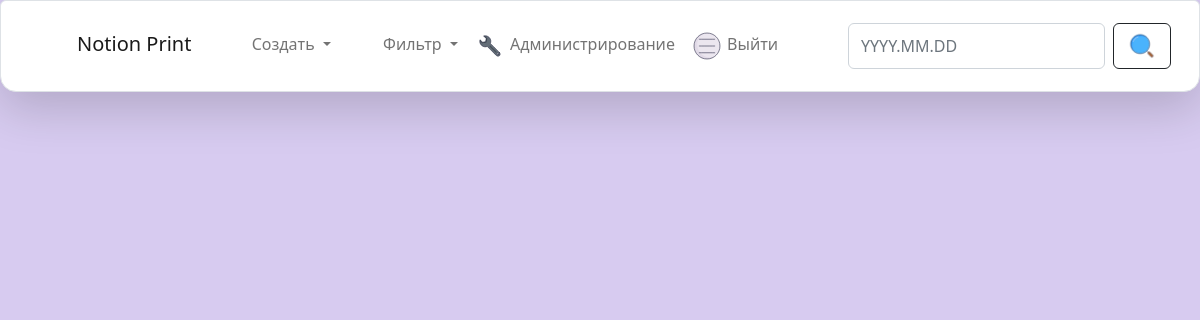
Page /?appoint_to__gte=2022-12-17&appoint_to__lt=2022-12-25 (signed in) on the earlier database version.
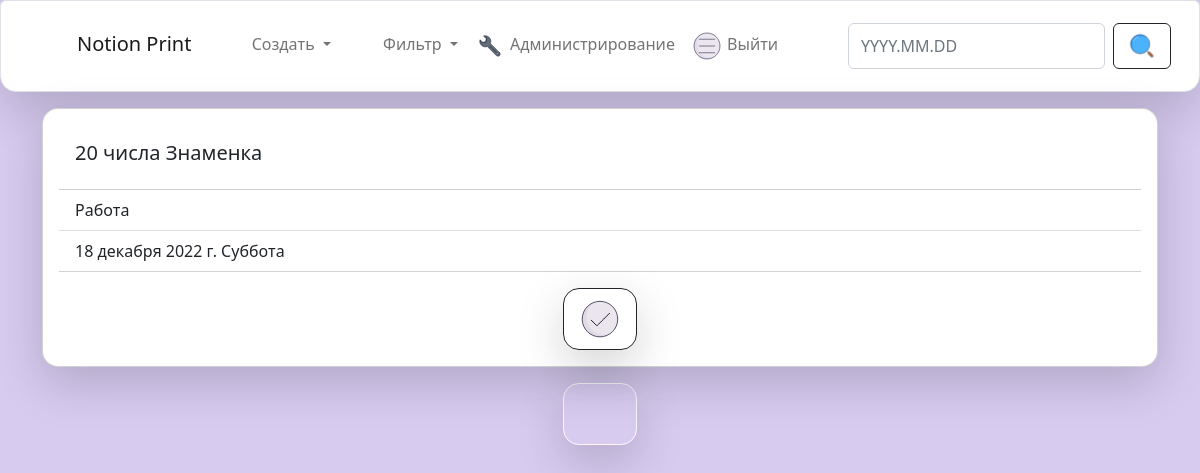
Same page on the later database version.
### Notion/models.py (models this page shows, shortened)
class Task(models.Model):
    title = models.CharField(max_length=255, db_index=True, verbose_name='Заголовок задачи')
    content = models.TextField(blank=True, verbose_name='Текст задачи')
    created_at = models.DateTimeField(auto_now_add=True, verbose_name='Создано')
    update_at = models.DateTimeField(auto_now=True, verbose_name='Изменено')
    appoint_to = models.DateField(verbose_name='Назначено на')
    photo = models.ImageField(upload_to='photos/%Y/%m/%d/',blank=True, verbose_name='Прикрепленное фото')
    active = models.BooleanField(default=True, verbose_name='Активна')
    typing = models.ForeignKey('Typing', on_delete=models.PROTECT, null=True, verbose_name='Тип задачи')
    class Meta:
        verbose_name = 'Задача'
        verbose_name_plural = 'Задачи'
        ordering = ['-created_at']

class Typing(models.Model):
    title = models.CharField(max_length=255, db_index=True, verbose_name='Тип задачи')
    def __str__(self) -> str:
        return self.title
    class Meta:
        verbose_name = 'Тип'
        verbose_name_plural = 'Типы'
        ordering = ['title']

### Notion/views.py (the view)
# urls.py: path('', Home.as_view(), name='home')
class Home(LoginRequiredMixin, ListView):
    model = Task
    template_name = 'Notion/home.html'
    login_url = '/login/'
    context_object_name = 'task_list'
    def get_context_data(self, **kwargs):
        context = super().get_context_data(**kwargs)
        context['weekday'] = get_weekday(self.current_date)
        context['now_date'] = get_now_date()
        return context
    def get(self, request, *args, **kwargs) -> HttpResponse:
        self.current_date = request.GET.get('search', get_now_date())
        self.appoint_to__gte = request.GET.get('appoint_to__gte', None)
        self.appoint_to__lt = request.GET.get('appoint_to__lt', None)
        return super().get(request, *args, **kwargs)
    def get_queryset(self):
        if self.appoint_to__gte!=None and self.appoint_to__lt!=None:
            return Task.objects.filter(active=True, appoint_to__gte=self.appoint_to__gte, appoint_to__lt=self.appoint_to__lt).select_related('typing')
        return Task.objects.filter(active=True, appoint_to=self.current_date).select_related('typing')

### Notion/templatetags/custom_filters.py (called while the page is built)
@register.simple_tag(name = 'get_categories')
def get_categories(task_list):
    if len(task_list)!=0:
        return str(task_list[0].appoint_to)
    return False

@register.simple_tag(name= 'get_dates')
def get_dates(now, period):
    def to_str(date):
        return date.strftime('%Y-%m-%d')
    now_date = datetime.strptime(now, "%Y-%m-%d")
    if period=='week':
        return f"?appoint_to__gte={to_str(now_date-timedelta(7))}&appoint_to__lt={to_str(now_date+timedelta(1))}"
    elif period=='month':
        return f"?appoint_to__gte={to_str(now_date-timedelta(30))}&appoint_to__lt={to_str(now_date+timedelta(1))}"

### Notion/views.py (called while the page is built)
def get_now_date():
    return datetime.today().strftime('%Y-%m-%d')

def get_weekday(date):
    day_index = datetime.isoweekday(datetime.strptime(date, "%Y-%m-%d"))
    if day_index==1: return 'Понедельник'
    elif day_index==2: return 'Вторник'
    elif day_index==3: return 'Среда'
    elif day_index==4: return 'Четверг'
    elif day_index==5: return 'Пятница'
    elif day_index==6: return 'Суббота'
    elif day_index==7: return 'Воскресенье'

### Notion/templates/Notion/home.html (shortened to what this page needs)
{% extends 'base.html' %}
{% block container %}
<div class="container">
    {% for task in task_list %}
    <div class="card mt-3 shadow-lg p-3 mb-2 bg-body rounded-4">
        <div class="card-body">
            <h5 class="card-title">{{task.title|capfirst}}</h5>
        </div>
        <ul class="list-group list-group-flush">
            <li class="list-group-item">{{task.typing|capfirst}}</li>
            <li class="list-group-item">{{task.appoint_to}} {{weekday}}</li>
        </ul>
        {% include 'Notion/include/_button_deactivate.html' %}
    </div>
{% endfor %}
    <div class="row">
        <div class="col text-center">
        {% include 'Notion/include/_button_print.html' %}
        </div>
    </div>
</div>
{% endblock %}

### Notion/templates/Notion/include/_button_deactivate.html
{% load static %}
<button class="m-auto mt-3 btn btn-outline-dark shadow-lg rounded-4" type="submit" id="deactivate_{{task.pk}}"
  onclick="deactivate(this)">
  <lord-icon src="{% static 'icons/approve.json' %}" trigger="hover" style="width:48px;height:48px">
  </lord-icon>
</button>

Differences in the rows shown:
added Task: title "20 числа Знаменка", typing "Работа", appoint_to "18 декабря 2022 г.", weekday "Суббота"
